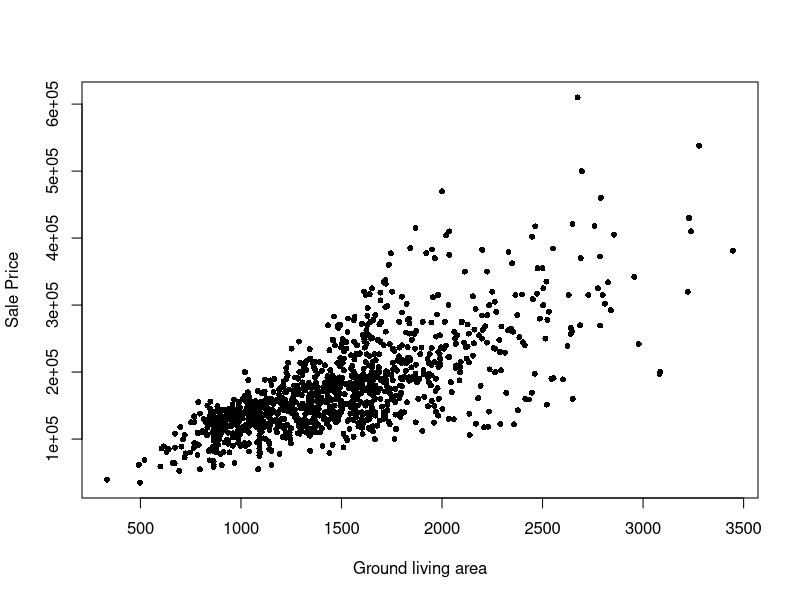
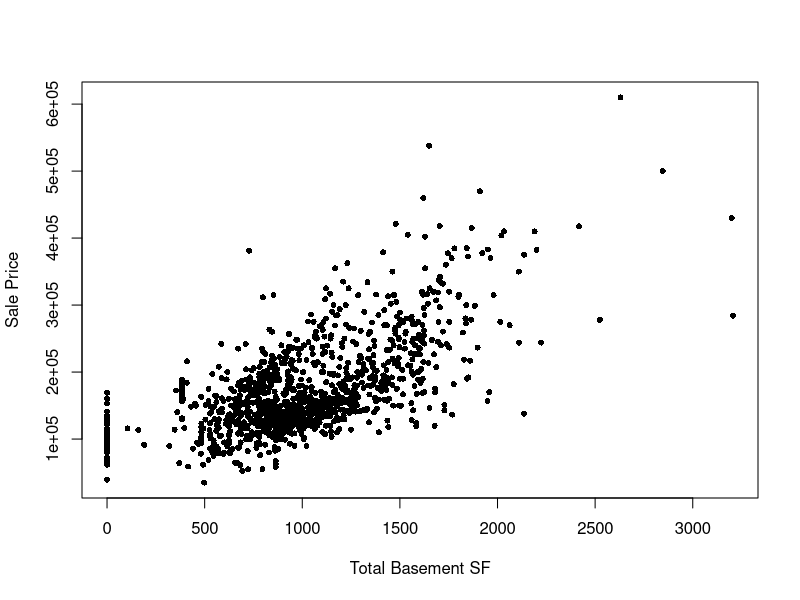
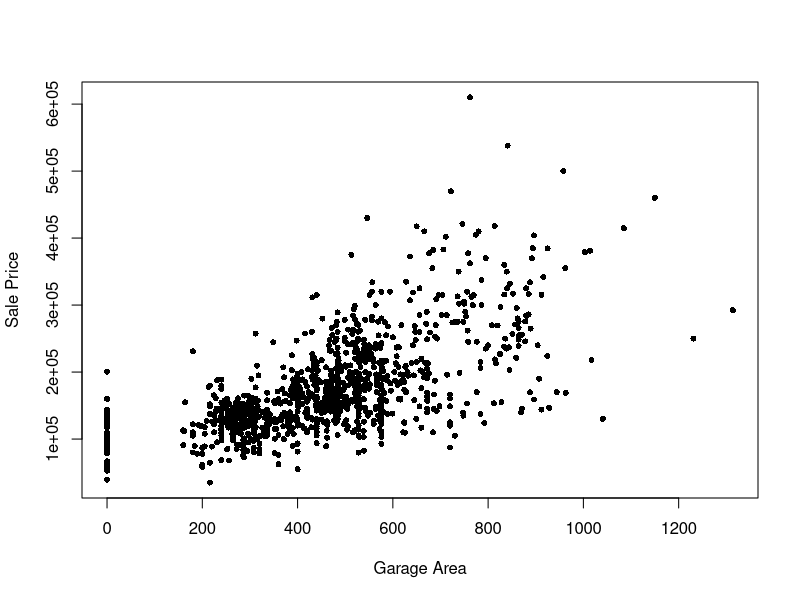
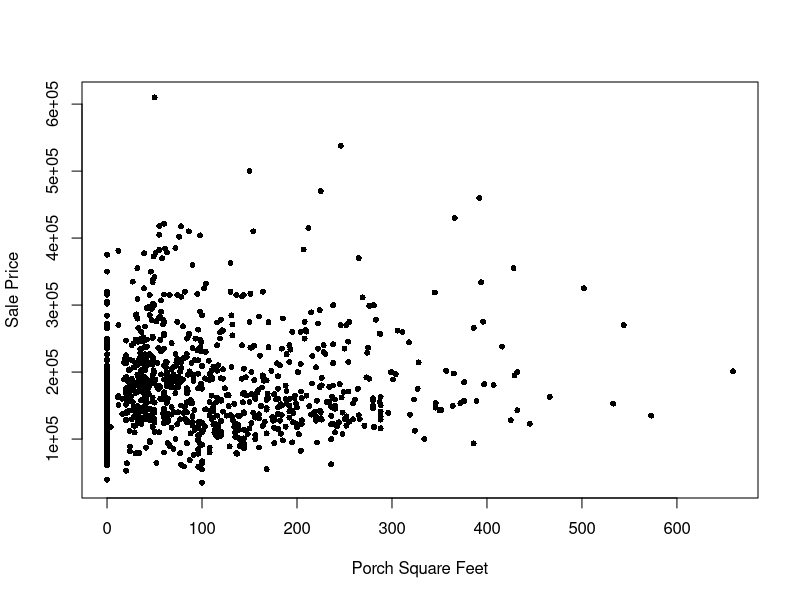
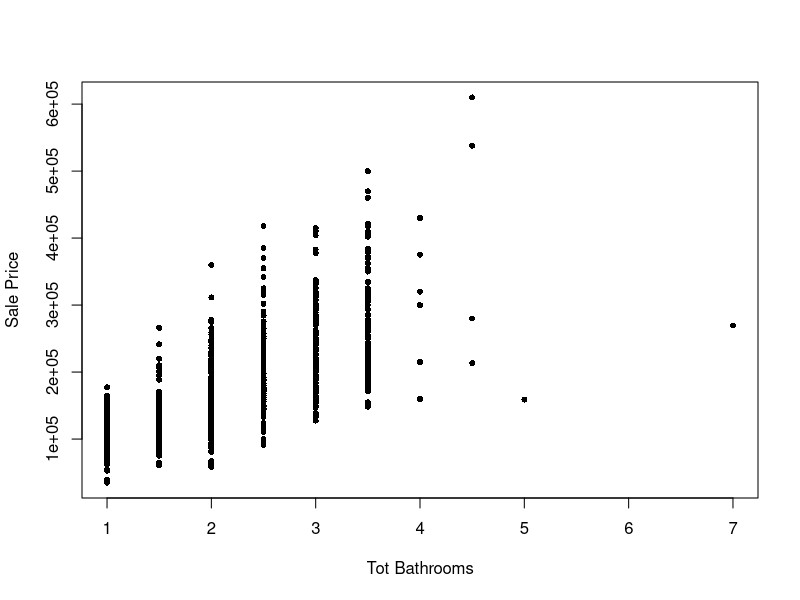
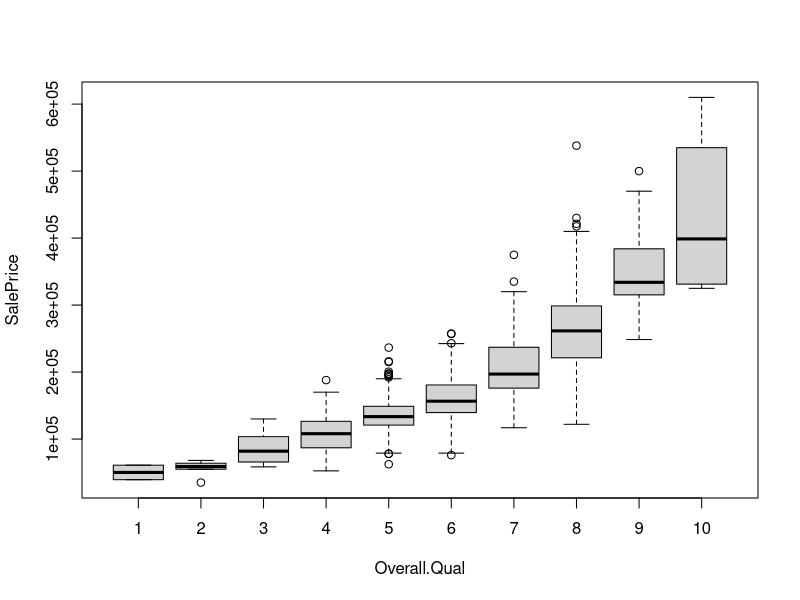
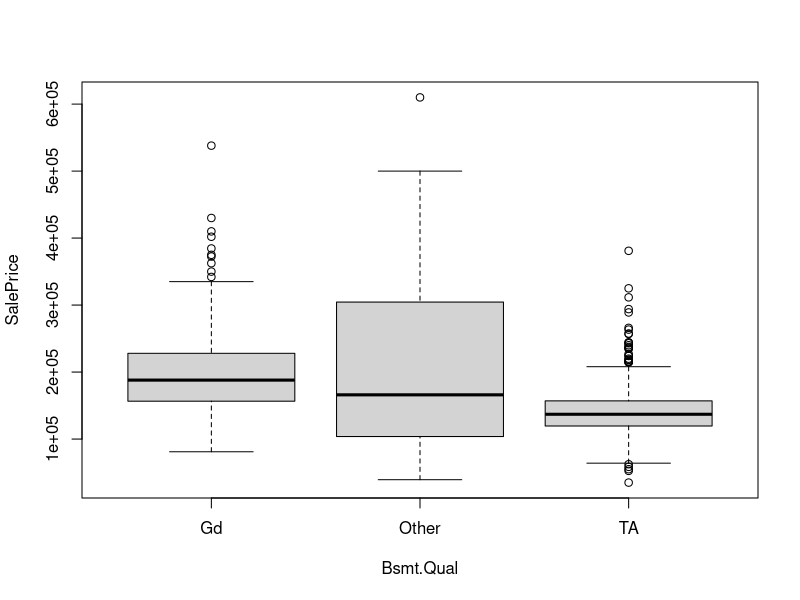
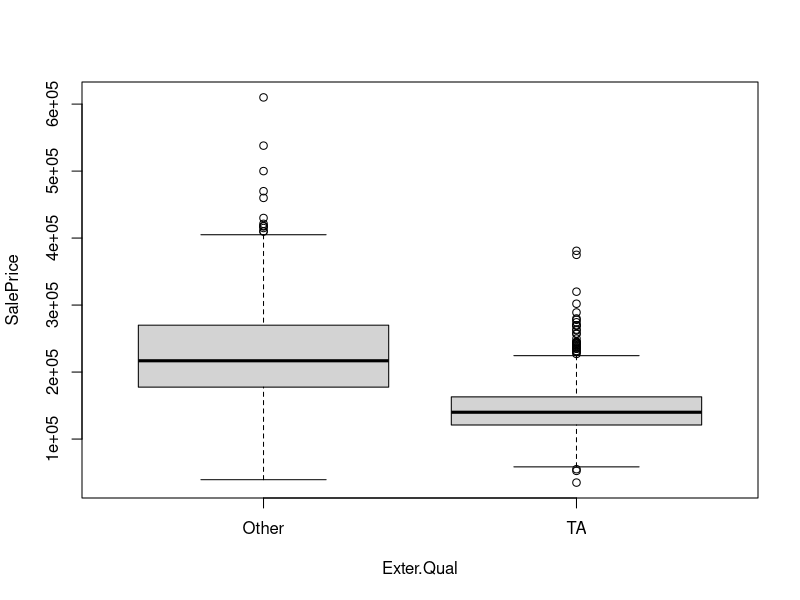

Generate these figures, in order, with R: (Note: this script raises an error after producing the figures.)
# -----------------------------------
# LAB 3 (Ames Housing)
# Course: Data Mining
# Author: Tommaso Rigon
# --------------------------------


# Predictive analysis ----------------------------------------------------------------------------

rm(list = ls())
ames_train <- read.table("../data/ames_train.csv", header = TRUE, sep = ",", stringsAsFactors = TRUE)
ames_validation <- read.table("../data/ames_validation.csv", header = TRUE, sep = ",", stringsAsFactors = TRUE)
ames_test <- read.table("../data/ames_test.csv", header = TRUE, sep = ",", stringsAsFactors = TRUE)

skimr::skim(ames_train)

par(mfrow = c(1, 1))
plot(ames_train$Gr.Liv.Area, ames_train$SalePrice,
  xlab = "Ground living area", ylab = "Sale Price", pch = 16, cex = 0.8
)

plot(ames_train$Total.Bsmt.SF, ames_train$SalePrice,
  xlab = "Total Basement SF", ylab = "Sale Price", pch = 16, cex = 0.8
)

plot(ames_train$Garage.Area, ames_train$SalePrice,
  xlab = "Garage Area", ylab = "Sale Price", pch = 16, cex = 0.8
)

plot(ames_train$Porch.Sq.Feet, ames_train$SalePrice,
  xlab = "Porch Square Feet", ylab = "Sale Price", pch = 16, cex = 0.8
)

plot(ames_train$Tot.Bathrooms, ames_train$SalePrice,
  xlab = "Tot Bathrooms", ylab = "Sale Price", pch = 16, cex = 0.8
)

boxplot(SalePrice ~ Overall.Qual, data = ames_train)

boxplot(SalePrice ~ Bsmt.Qual, data = ames_train)

boxplot(SalePrice ~ Exter.Qual, data = ames_train)

boxplot(SalePrice ~ Kitchen.Qual, data = ames_train)

plot(ames_train$House.Age, ames_train$SalePrice,
  xlab = "House Age (Years)", ylab = "Sale Price", pch = 16, cex = 0.8
)

boxplot(SalePrice ~ MS.Zoning, data = ames_train)
boxplot(SalePrice ~ Roof.Style, data = ames_train)
boxplot(SalePrice ~ Neighborhood, data = ames_train)

# Setting a benchmark ---------------------------------------------------------------------

MAE <- function(y, y_fit) {
  mean(abs(y - y_fit))
}

RMSLE <- function(y, y_fit) {
  sqrt(mean((log(y) - log(y_fit))^2))
}

y_hat_median <- rep(median(ames_train$SalePrice), nrow(ames_validation)) # Prediction

round(MAE(ames_validation$SalePrice, y_hat_median), 4)
round(RMSLE(ames_validation$SalePrice, y_hat_median), 4)

# A first simple model --------------------------------------------------------------------------
m_simple <- lm(SalePrice ~ Gr.Liv.Area + Overall.Qual + House.Age + Tot.Bathrooms, data = ames_train)
summary(m_simple)

y_hat_simple <- predict(m_simple, newdata = ames_validation)

# Perform a small correction:
y_hat_simple <- pmax(y_hat_simple, 30000)

round(MAE(ames_validation$SalePrice, y_hat_simple), 4)
round(RMSLE(ames_validation$SalePrice, y_hat_simple), 4)

# Taking the log scale -----------------------------------------------------------------------------------
m_simple <- lm(log(SalePrice) ~ Gr.Liv.Area + Overall.Qual + House.Age + Tot.Bathrooms, data = ames_train)
summary(m_simple)

# Re-obtain the original scale
y_hat_simple <- exp(predict(m_simple, newdata = ames_test))

round(MAE(ames_test$SalePrice, y_hat_simple), 4)
round(RMSLE(ames_test$SalePrice, y_hat_simple), 4)

# A larger model -----------------------------------------------------------------------------------------

# Here I compute some basic quantities
dim(model.matrix(SalePrice ~ ., data = ames_train)[, -1])

m_full <- lm(log(SalePrice) ~ ., data = ames_train)
summary(m_full)

# 4 collinearities are due to "no basement", 3 collinearities are due to "no garage"

# Moreover, note that at the basement
head(cbind(
  ames_train$Bsmt.Unf.SF + ames_train$BsmtFin.SF.1 + ames_train$BsmtFin.SF.2,
  ames_train$Total.Bsmt.SF
))

# And that at the ground floors
head(cbind(ames_train$X1st.Flr.SF + ames_train$X2nd.Flr.SF + ames_train$Low.Qual.Fin.SF, ames_train$Gr.Liv.Area))

y_hat_full <- exp(predict(m_full, newdata = ames_validation))

# Forward and backward regression ----------------------------------------------------

library(leaps)
fit_forward <- regsubsets(log(SalePrice) ~ .,
  data = ames_train, method = "forward",
  nbest = 1, nvmax = 200, really.big = TRUE
)
sum_forward <- summary(fit_forward)

fit_backward <- regsubsets(log(SalePrice) ~ .,
  data = ames_train, method = "backward",
  nbest = 1, nvmax = 200
)
sum_backward <- summary(fit_backward)

library(broom)
fit_forward_summary <- fit_forward %>%
  tidy() %>%
  rowwise() %>%
  mutate(p = sum(c_across(MS.SubClass:House.Age)), .keep = "unused") %>%
  ungroup()

fit_backward_summary <- fit_backward %>%
  tidy() %>%
  rowwise() %>%
  mutate(p = sum(c_across(MS.SubClass:House.Age)), .keep = "unused") %>%
  ungroup()

par(mfrow = c(1, 2))
plot(fit_forward_summary$p, fit_forward_summary$r.squared,
  type = "b", cex = 0.8, pch = 16, ylab = "R-squared", xlab = "p",
  main = "Forward regression"
)
plot(fit_forward_summary$p, fit_forward_summary$mallows_cp,
  type = "b", cex = 0.8, pch = 16, ylab = "Mallows' Cp", xlab = "p",
  main = "Forward regression"
)

plot(fit_backward_summary$p, fit_backward_summary$r.squared,
  type = "b", cex = 0.8, pch = 16, ylab = "R-squared", xlab = "p",
  main = "Backward regression"
)
plot(fit_backward_summary$p, fit_backward_summary$mallows_cp,
  type = "b", cex = 0.8, pch = 16, ylab = "Mallows' Cp", xlab = "p",
  main = "Backward regression"
)
abline(v = which.min(fit_backward_summary$mallows_cp), lty = "dashed")

which.min(fit_backward_summary$mallows_cp)
which(sum_backward$which[which.min(fit_backward_summary$mallows_cp), ])

which(sum_backward$which[1, ]) # Model with one covariate
which(sum_backward$which[2, ]) # Model with two covariates
which(sum_backward$which[3, ]) # Model with three covariates
which(sum_backward$which[4, ]) # Model with four covariates
which(sum_backward$which[5, ]) # Model with five covariates
which(sum_backward$which[6, ]) # Model with six covariates
which(sum_backward$which[7, ]) # Model with seven covariates

predict.regsubsets <- function(object, newdata, id, ...) {
  form <- as.formula(object[["call"]][[2]])

  # Compute the design matrix
  X <- model.matrix(form, newdata)
  # Identify the correct beta coefficients
  beta_hat <- coef(object, id = id)
  xvars <- names(beta_hat)

  # Making the predictions
  pred_mat <- X[, xvars] %*% beta_hat

  # Housekeeping
  pred <- as.numeric(pred_mat)
  names(pred) <- rownames(X)
  pred
}

head(exp(predict(fit_backward, newdata = ames_train, id = 2)))

library(rsample)

p_max <- 200
set.seed(123)

V <- 10 # Number of CV fold
cv_fold <- vfold_cv(ames_train, v = V)

resid_back <- matrix(0, nrow(ames_train), p_max + 1)
resid_log_back <- matrix(0, nrow(ames_train), p_max + 1)

resid_simple <- numeric(nrow(ames_train))
resid_log_simple <- numeric(nrow(ames_train))

for (k in 1:V) {
  # Estimation of the null model
  fit_cv_null <- lm(log(SalePrice) ~ 1, data = data.frame(analysis(cv_fold$splits[[k]])))

  # Simple model
  fit_cv_simple <- lm(log(SalePrice) ~ Gr.Liv.Area + Overall.Qual + House.Age + Tot.Bathrooms,
    data = analysis(cv_fold$splits[[k]])
  )

  # Forward and backward regression
  fit_cv_back <- regsubsets(log(SalePrice) ~ .,
    data = analysis(cv_fold$splits[[k]]),
    method = "backward", nbest = 1, nvmax = p_max
  )

  # Hold-out quantities
  y_k <- assessment(cv_fold$splits[[k]])$SalePrice

  # Residuals for the null model
  y_k_null <- exp(predict(fit_cv_null, assessment(cv_fold$splits[[k]])))
  resid_back[complement(cv_fold$splits[[k]]), 1] <- y_k - y_k_null
  resid_log_back[complement(cv_fold$splits[[k]]), 1] <- log(y_k) - log(y_k_null)

  # Residuals for the simple model
  y_k_simple <- exp(predict(fit_cv_simple, assessment(cv_fold$splits[[k]])))
  resid_simple[complement(cv_fold$splits[[k]])] <- y_k - y_k_simple
  resid_log_simple[complement(cv_fold$splits[[k]])] <- log(y_k) - log(y_k_simple)

  # Residuals of the best models for different values of p
  for (j in 2:(p_max + 1)) {
    y_k_back <- exp(predict(fit_cv_back, assessment(cv_fold$splits[[k]]), j - 1))
    resid_back[complement(cv_fold$splits[[k]]), j] <- y_k - y_k_back
    resid_log_back[complement(cv_fold$splits[[k]]), j] <- log(y_k) - log(y_k_back)
  }
}

# Housekeeping
rm(y_k, y_k_back, y_k_null, y_k_simple, fit_cv_null, fit_cv_simple, fit_cv_back, j, k)

data_cv <- data.frame(
  p = 0:p_max,
  MAE = apply(resid_back, 2, function(x) mean(abs(x))),
  MSLE = apply(resid_log_back^2, 2, function(x) mean(x)),
  SE = apply(resid_log_back^2, 2, function(x) sd(x) / sqrt(nrow(ames_train)))
)

se_rule <- data_cv$MSLE[which.min(data_cv$MSLE)] + data_cv$SE[which.min(data_cv$MSLE)]
p_optimal <- which(data_cv$MSLE < se_rule)[1]
p_optimal

plot(data_cv$p, data_cv$MAE, type = "b", pch = 16, cex = 0.6, ylab = "MAE", xlab = "p")
abline(v = p_optimal, lty = "dashed")
abline(h = mean(abs(resid_simple)), lty = "dotted")

plot(data_cv$p, sqrt(data_cv$MSLE), type = "b", pch = 16, cex = 0.4, ylab = "RMSLE", xlab = "p")
abline(v = p_optimal, lty = "dashed")
abline(h = sqrt(mean(resid_log_simple^2)), lty = "dotted")

y_hat_back <- exp(predict(fit_backward, newdata = ames_test, id = p_optimal))

library(pls)
p_max <- 200
V <- 10
resid_pcr <- matrix(0, nrow(ames_train), p_max)
resid_log_pcr <- matrix(0, nrow(ames_train), p_max)

for (k in 1:V) {
  # Estimation of the null model
  fit_null <- lm(log(SalePrice) ~ 1, data = data.frame(analysis(cv_fold$splits[[k]])))

  # Hold-out dataset
  y_k <- assessment(cv_fold$splits[[k]])$SalePrice
  # MSE of the null model
  resid_pcr[complement(cv_fold$splits[[k]]), 1] <- y_k - exp(predict(fit_null, assessment(cv_fold$splits[[k]])))
  resid_log_pcr[complement(cv_fold$splits[[k]]), 1] <- log(y_k) - predict(fit_null, assessment(cv_fold$splits[[k]]))

  # Fitting PCR (all the components at once)
  fit_cv_pcr <- pcr(log(SalePrice) ~ ., data = analysis(cv_fold$splits[[k]]), center = TRUE, scale = FALSE)
  # Predictions
  y_k_pcr <- exp(predict(fit_cv_pcr, newdata = assessment(cv_fold$splits[[k]])))
  for (j in 2:p_max) {
    # MSE of the best models for different values of p
    resid_pcr[complement(cv_fold$splits[[k]]), j] <- y_k - y_k_pcr[, , j - 1]
    resid_log_pcr[complement(cv_fold$splits[[k]]), j] <- log(y_k) - log(y_k_pcr[, , j - 1])
  }
}

data_cv <- data.frame(
  p = 1:p_max,
  MAE = apply(resid_pcr, 2, function(x) mean(abs(x))),
  MSLE = apply(resid_log_pcr^2, 2, function(x) mean(x)),
  SE = apply(resid_log_pcr^2, 2, function(x) sd(x) / sqrt(nrow(ames_train)))
)

se_rule <- data_cv$MSLE[which.min(data_cv$MSLE)] + data_cv$SE[which.min(data_cv$MSLE)]
p_optimal <- which(data_cv$MSLE < se_rule)[1]
p_optimal

plot(data_cv$p, data_cv$MAE, type = "b", pch = 16, cex = 0.6, ylab = "MAE", xlab = "p")
abline(v = p_optimal, lty = "dashed")
abline(h = mean(abs(resid_simple)), lty = "dotted")

plot(data_cv$p, sqrt(data_cv$MSLE), type = "b", pch = 16, cex = 0.6, ylab = "RMSLE", xlab = "p")
abline(v = p_optimal, lty = "dashed")
abline(h = sqrt(mean(resid_log_simple^2)), lty = "dotted")

# Null
round(MAE(ames_test$SalePrice, y_hat_median), 4)
round(RMSLE(ames_test$SalePrice, y_hat_median), 4)

# Simple
round(MAE(ames_test$SalePrice, y_hat_simple), 4)
round(RMSLE(ames_test$SalePrice, y_hat_simple), 4)

# Full
round(MAE(ames_test$SalePrice, y_hat_full), 4)
round(RMSLE(ames_test$SalePrice, y_hat_full), 4)

# Backward
round(MAE(ames_test$SalePrice, y_hat_back), 4)
round(RMSLE(ames_test$SalePrice, y_hat_back), 4)
